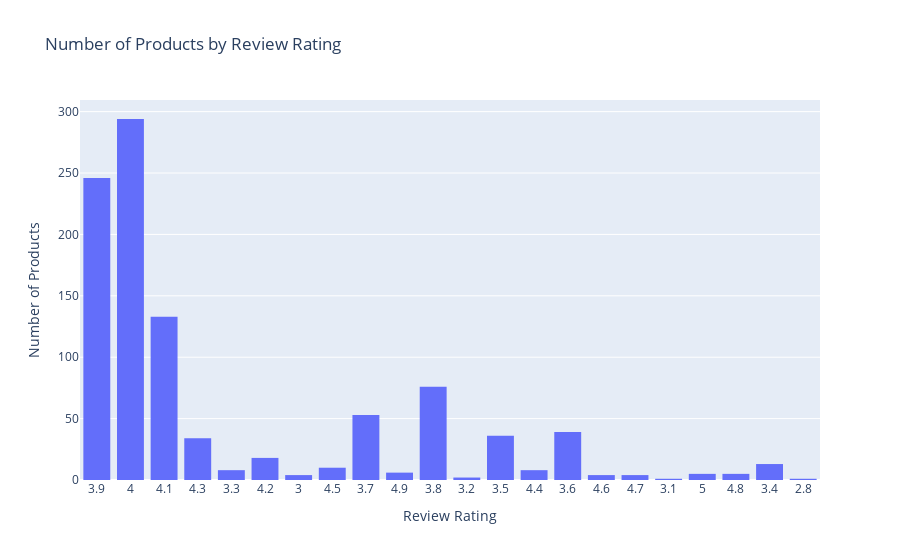

Notebook cell for this chart:
### Code cell
fig = px.histogram(df, x='Review', title='Number of Products by Review Rating', labels={'Review': 'Review Rating'}, nbins=10)
fig.update_layout(xaxis_title='Review Rating', yaxis_title='Number of Products')
fig.show()

### Figure 1 — Plotly figure (JSON) as saved in the notebook; plotly's stock layout.template omitted (floating-point values rounded to 4 significant figures; data arrays with more than 128 entries replaced by an {"elided": "..."} marker saying what was removed)
{"data": [{"alignmentgroup": "True", "bingroup": "x", "hovertemplate": "Review Rating=%{x}<br>count=%{y}<extra></extra>", "legendgroup": "", "marker": {"color": "#636efa", "pattern": {"shape": ""}}, "name": "", "nbinsx": 10, "offsetgroup": "", "orientation": "v", "showlegend": false, "type": "histogram", "x": {"elided": "1000 str values"}, "xaxis": "x", "yaxis": "y"}], "layout": {"barmode": "relative", "legend": {"tracegroupgap": 0}, "title": {"text": "Number of Products by Review Rating"}, "xaxis": {"anchor": "y", "domain": [0, 1], "title": {"text": "Review Rating"}}, "yaxis": {"anchor": "x", "domain": [0, 1], "title": {"text": "Number of Products"}}}}
